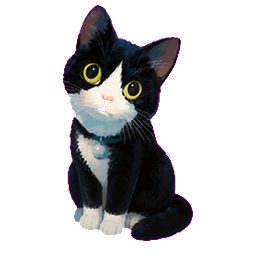
#> input picture dist/PawDesk/assets/pets/cow-cat/_master/base_sit.png, 256 x 256 px, found by its file name
$ python rebuild_smooth_idle.py
#> lines starting #> are read from the running program, lines starting #| are printed output that depends on the picture
"""Rebuild smooth idle/action/pounce frames from a SINGLE base sprite.

Fixes flicker caused by blending mismatched AI frames (different pose/colors).
All motion is either eyelid paint on the same pixels, or gentle geometry on base.
"""

from __future__ import annotations

import json
import math
from pathlib import Path

from PIL import Image, ImageDraw, ImageFilter

ROOT = Path(__file__).resolve().parents[1]
OUT = ROOT / "assets" / "pets" / "cow-cat"
MASTER = OUT / "_master" / "base_sit.png"
SIZE = 128
ANCHOR = {"x": 64, "y": 112}


def load_base() -> Image.Image:
    if not MASTER.is_file():
        raise SystemExit(f"missing {MASTER}")
    im = Image.open(MASTER).convert("RGBA")
    if im.size != (SIZE, SIZE):
        im = im.resize((SIZE, SIZE), Image.Resampling.LANCZOS)
    return im


def write_set(name: str, frames: list[Image.Image], fps: float, loop: bool) -> None:
    dest = OUT / name
    dest.mkdir(parents=True, exist_ok=True)
    for old in dest.glob("*.png"):
        old.unlink()
    files: list[str] = []
    for i, fr in enumerate(frames):
        fn = f"{i:02d}.png"
        fr.save(dest / fn, optimize=True)
        files.append(fn)
    meta = {
        "name": name,
        "frame_width": SIZE,
        "frame_height": SIZE,
        "frames": len(files),
        "fps": fps,
        "loop": loop,
        "anchor": ANCHOR,
        "files": files,
    }
    (dest / "meta.json").write_text(
        json.dumps(meta, indent=2, ensure_ascii=False) + "\n", encoding="utf-8"
    )
    print(f"wrote {name}: {len(files)}f loop={loop} @{fps}fps")


def find_eye_centroids(base: Image.Image) -> list[tuple[float, float, float]]:
    """Return list of (cx, cy, radius) for bright yellow-green eye blobs."""
    w, h = base.size
    px = base.load()
    eyes: list[tuple[int, int]] = []
    for y in range(int(h * 0.12), int(h * 0.55)):
        for x in range(int(w * 0.15), int(w * 0.85)):
            r, g, b, a = px[x, y]
            if a < 180:
                continue
            # yellow-green iris / sclera highlight
            if g > 140 and r > 100 and b < 120 and g >= r - 20:
                eyes.append((x, y))
            elif g > 180 and r > 150 and b < 100:
                eyes.append((x, y))
    if len(eyes) < 8:
        # fallback approximate positions for sitting cat
        return [(48.0, 42.0, 7.0), (78.0, 42.0, 7.0)]

    # cluster into 2 groups by x
    xs = sorted(eyes, key=lambda p: p[0])
    mid = xs[len(xs) // 2][0]
    left = [p for p in eyes if p[0] < mid]
    right = [p for p in eyes if p[0] >= mid]
    out = []
    for group in (left, right):
        if not group:
            continue
        cx = sum(p[0] for p in group) / len(group)
        cy = sum(p[1] for p in group) / len(group)
        # radius from spread
        dist = max(math.hypot(p[0] - cx, p[1] - cy) for p in group)
        out.append((cx, cy, max(5.0, min(10.0, dist * 1.2))))
    if len(out) < 2:
        return [(48.0, 42.0, 7.0), (78.0, 42.0, 7.0)]
    return out[:2]


def paint_closed_eyes(base: Image.Image, amount: float) -> Image.Image:
    """amount 0=open, 1=fully closed. Paints soft lids over detected eyes only."""
    amount = max(0.0, min(1.0, amount))
    if amount < 0.02:
        return base.copy()
    img = base.copy()
    overlay = Image.new("RGBA", img.size, (0, 0, 0, 0))
    draw = ImageDraw.Draw(overlay)
    for cx, cy, rad in find_eye_centroids(base):
        # eyelid: dark horizontal ellipse covering the eye
        rx = rad * 1.35
        ry = rad * (0.25 + 0.85 * amount)
        # sample fur color near eye for lid color
        px = base.load()
        samples = []
        for dy in range(-int(rad) - 4, -int(rad) + 2):
            for dx in range(-2, 3):
                x, y = int(cx + dx), int(cy + dy)
                if 0 <= x < base.size[0] and 0 <= y < base.size[1]:
                    r, g, b, a = px[x, y]
                    if a > 200 and max(r, g, b) < 80:
                        samples.append((r, g, b))
        if samples:
            fr = sum(s[0] for s in samples) // len(samples)
            fg = sum(s[1] for s in samples) // len(samples)
            fb = sum(s[2] for s in samples) // len(samples)
        else:
            fr, fg, fb = 18, 18, 22
        alpha = int(240 * amount)
        bbox = [cx - rx, cy - ry * 0.3, cx + rx, cy + ry * 1.1]
        draw.ellipse(bbox, fill=(fr, fg, fb, alpha))
        # soft crease line
        if amount > 0.5:
            draw.arc(
                [cx - rx * 0.9, cy - 1, cx + rx * 0.9, cy + ry * 0.6],
                start=200,
                end=340,
                fill=(fr // 2, fg // 2, fb // 2, int(180 * amount)),
                width=1,
            )
    overlay = overlay.filter(ImageFilter.GaussianBlur(radius=0.6))
    return Image.alpha_composite(img, overlay)


def shift(img: Image.Image, dx: int, dy: int) -> Image.Image:
    out = Image.new("RGBA", img.size, (0, 0, 0, 0))
    out.paste(img, (dx, dy), img)
    return out


def scale_about(img: Image.Image, s: float) -> Image.Image:
    w, h = img.size
    nw, nh = max(1, int(w * s)), max(1, int(h * s))
    scaled = img.resize((nw, nh), Image.Resampling.LANCZOS)
    out = Image.new("RGBA", (w, h), (0, 0, 0, 0))
    out.paste(scaled, ((w - nw) // 2, (h - nh) // 2 + max(0, int((1 - s) * 4))), scaled)
    return out


def rotate_about(img: Image.Image, deg: float) -> Image.Image:
    return img.rotate(
        deg, resample=Image.Resampling.BICUBIC, expand=False, fillcolor=(0, 0, 0, 0)
    )


def main() -> None:
    base = load_base()
#> in load_base, im is the input picture: PIL image 256x256 RGBA; mean R, G, B, A 20, 19.5, 20.7, 78.6
#> in load_base, `im = im.resize((SIZE, SIZE), Image.Resampling.LANCZOS)`:
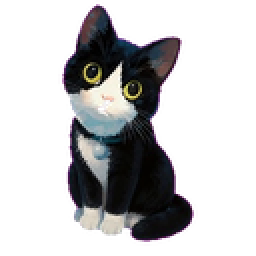
#> im: PIL image 128x128 RGBA (shown 2 times larger); mean R, G, B, A 22.9, 20.4, 23.7, 78.6; transparent parts drawn white
    open_e = base
    half = paint_closed_eyes(base, 0.45)
#> in paint_closed_eyes, `overlay = Image.new("RGBA", img.size, (0, 0, 0, 0))`: overlay: PIL image 128x128 RGBA; every value is 0
#> in find_eye_centroids, `w, h = base.size`: w = 128
#> in find_eye_centroids, `xs = sorted(eyes, key=lambda p: p[0])`: xs = 42 items
#> in find_eye_centroids, `mid = xs[len(xs) // 2][0]`: mid = 62
#> in find_eye_centroids, `left = [p for p in eyes if p[0] < mid]`: left = [(44, 32), (42, 34), (42, 35), (49, 35), (42, 36), (49, 36), (42, 37), (49, 37), (42, 38), (48, 38), (49, 38), (43, 39), (44, 39), (46, 39), (47, 39), (48, 39), (49, 39), (44, 40), (45, 40), (46, 40), (47, 40)]
#> in find_eye_centroids, `right = [p for p in eyes if p[0] >= mid]`: right = [(63, 42), (63, 43), (62, 44), (63, 44), (70, 44), (62, 45), (63, 45), (70, 45), (62, 46), (63, 46), (69, 46), (62, 47), (63, 47), (64, 47), (68, 47), (63, 48), (64, 48), (65, 48), (66, 48), (67, 48), (68, 48)]
#> the loop in paint_closed_eyes, `for cx, cy, rad in find_eye_centroids(base):` made 2 passes
#> (cx, cy, rad, rx, ry, fr, fg, fb) on passes 1 to 2: (45.57, 37.62, 7, 9.45, 4.43, 12, 11, 8), (64.76, 46, 6.73, 9.08, 4.26, 16, 19, 19)
    closed = paint_closed_eyes(base, 1.0)
#> call 2 of paint_closed_eyes, with amount = 1
#> the loop in paint_closed_eyes (call 2), `for cx, cy, rad in find_eye_centroids(base):` made 2 passes
#> (cx, cy, rad, rx, ry, fr, fg, fb) on passes 1 to 2: (45.57, 37.62, 7, 9.45, 7.7, 12, 11, 8), (64.76, 46, 6.73, 9.08, 7.4, 16, 19, 19)
#> in paint_closed_eyes (call 2), `overlay = overlay.filter(ImageFilter.GaussianBlur(radius=0.6))`:
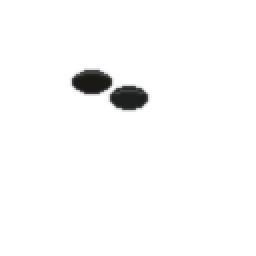
#> overlay: PIL image 128x128 RGBA (shown 2 times larger); mean R, G, B, A 0.3, 0.3, 0.3, 5.3; transparent parts drawn white

    # ── idle_blink: only 3 unique poses (open / half / closed).
    # Runtime holds open for ~3.5s then blinks (see PetController::tick_blink_hold).
    write_set("idle_blink", [open_e, half, closed], fps=1.0, loop=True)
#> after the loop in write_set, `for i, fr in enumerate(frames):`: files = ['00.png', '01.png', '02.png']
#| wrote idle_blink: 3f loop=True @1.0fps

    # ── one-shot actions: same base geometry only ──
    write_set(
        "idle_stretch",
        [
            open_e,
            scale_about(open_e, 1.02),
            scale_about(shift(open_e, 0, -2), 1.05),
            scale_about(shift(open_e, 0, -3), 1.07),
            scale_about(shift(open_e, 0, -2), 1.04),
            scale_about(open_e, 1.01),
            open_e,
        ],
        fps=8.0,
        loop=False,
    )
#> the loop in write_set (call 2), `for i, fr in enumerate(frames):` made 7 passes
#> fn on passes 1 to 7: '00.png', '01.png', '02.png', '03.png', '04.png', '05.png', '06.png'
#| wrote idle_stretch: 7f loop=False @8.0fps
    write_set(
        "idle_cute",
        [
            open_e,
            shift(open_e, 0, -1),
            rotate_about(open_e, -3),
            paint_closed_eyes(rotate_about(open_e, -3), 0.3),
            rotate_about(open_e, -2),
            open_e,
        ],
        fps=8.0,
        loop=False,
    )
#| wrote idle_cute: 6f loop=False @8.0fps
    write_set(
        "idle_tail_wag",
        [
            open_e,
            rotate_about(open_e, -1.5),
            rotate_about(open_e, 1.5),
            rotate_about(open_e, -1.5),
            rotate_about(open_e, 1.5),
            open_e,
        ],
        fps=10.0,
        loop=False,
    )
#| wrote idle_tail_wag: 6f loop=False @10.0fps
    write_set(
        "idle_sleep",
        [
            half,
            closed,
            shift(closed, 0, 1),
            closed,
            half,
            open_e,
        ],
        fps=4.0,
        loop=False,
    )
#| wrote idle_sleep: 6f loop=False @4.0fps
    write_set(
        "idle_watch",
        [
            open_e,
            shift(open_e, 1, 0),
            shift(open_e, 2, 0),
            shift(open_e, 1, 0),
            open_e,
            shift(open_e, -1, 0),
            shift(open_e, -2, 0),
            open_e,
        ],
        fps=5.0,
        loop=True,
    )
#| wrote idle_watch: 8f loop=True @5.0fps

    # ── pounce: crouch / leap / land on SAME base (readable silhouette motion) ──
    crouch = scale_about(shift(open_e, 0, 6), 0.92)
    leap = scale_about(shift(open_e, 6, -12), 1.08)
    leap2 = scale_about(shift(open_e, 10, -8), 1.05)
#> in shift (call 13), `out.paste(img, (dx, dy), img)`:
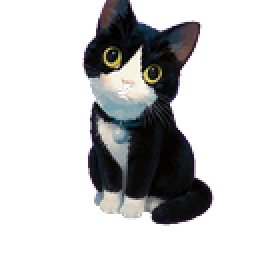
#> out: PIL image 128x128 RGBA (shown 2 times larger); mean R, G, B, A 19.4, 19.3, 20.1, 76.9; transparent parts drawn white
    land = scale_about(shift(open_e, 2, 2), 0.96)
#> in shift (call 14), `out.paste(img, (dx, dy), img)`:
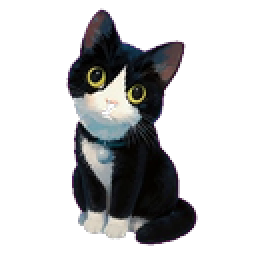
#> out: PIL image 128x128 RGBA (shown 2 times larger); mean R, G, B, A 19.6, 19.4, 20.3, 77.4; transparent parts drawn white
#> in scale_about (call 9), `nw, nh = max(1, int(w * s)), max(1, int(h * s))`: nw = 122
#> in scale_about (call 9), `out.paste(scaled, ((w - nw) // 2, (h - nh) // 2 + max(0, int((1 - s) *..`:
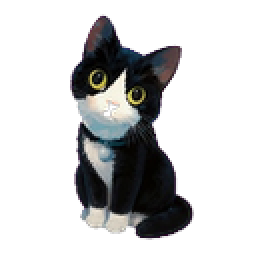
#> out: PIL image 128x128 RGBA (shown 2 times larger); mean R, G, B, A 17.2, 17.3, 17.8, 69.1; transparent parts drawn white
    write_set(
        "approaching",
        [open_e, crouch, leap, leap2, land, open_e],
        fps=14.0,
        loop=False,
    )
#| wrote approaching: 6f loop=False @14.0fps

    write_set(
        "playing_interaction",
        [
            open_e,
            rotate_about(open_e, -4),
            shift(open_e, 0, -2),
            rotate_about(open_e, 4),
            paint_closed_eyes(open_e, 0.2),
            open_e,
        ],
        fps=10.0,
        loop=True,
    )
#> in rotate_about (call 9), `return img.rotate( deg, resample=Image.Resampling.BICUBIC, expand=Fals..`:
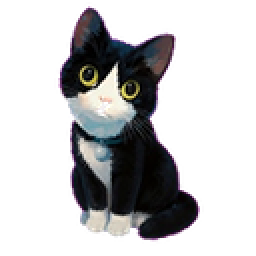
#> returned value: PIL image 128x128 RGBA (shown 2 times larger); mean R, G, B, A 21.9, 20.1, 22.7, 78.6; transparent parts drawn white
#| wrote playing_interaction: 6f loop=True @10.0fps
    write_set(
        "dragging",
        [
            rotate_about(open_e, -6),
            rotate_about(open_e, -3),
            rotate_about(open_e, 3),
            rotate_about(open_e, 6),
        ],
        fps=8.0,
        loop=True,
    )
#> in rotate_about (call 10), `return img.rotate( deg, resample=Image.Resampling.BICUBIC, expand=Fals..`:
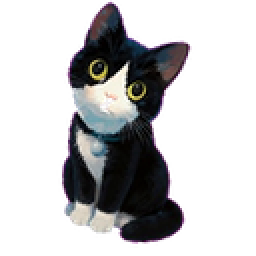
#> returned value: PIL image 128x128 RGBA (shown 2 times larger); mean R, G, B, A 21.8, 20, 22.6, 78.6; transparent parts drawn white
#| wrote dragging: 4f loop=True @8.0fps
    write_set(
        "edge_peek",
        [
            shift(open_e, 0, 18),
            shift(open_e, 0, 12),
            shift(open_e, 0, 8),
            shift(open_e, 0, 12),
        ],
        fps=4.0,
        loop=True,
    )
#| wrote edge_peek: 4f loop=True @4.0fps
    write_set(
        "reminder_wave",
        [
            open_e,
            rotate_about(shift(open_e, 0, -1), -5),
            rotate_about(shift(open_e, 0, -2), 5),
            rotate_about(shift(open_e, 0, -1), -5),
            open_e,
            shift(open_e, 0, -1),
        ],
        fps=8.0,
        loop=True,
    )
#| wrote reminder_wave: 6f loop=True @8.0fps
    write_set(
        "reminder_feed",
        [
            open_e,
            scale_about(open_e, 1.03),
            scale_about(shift(open_e, 0, -2), 1.05),
            scale_about(open_e, 1.02),
            open_e,
        ],
        fps=8.0,
        loop=True,
    )
#| wrote reminder_feed: 5f loop=True @8.0fps
    print("smooth idle rebuilt from single base_sit — no cross-identity blends")


if __name__ == "__main__":
    main()
